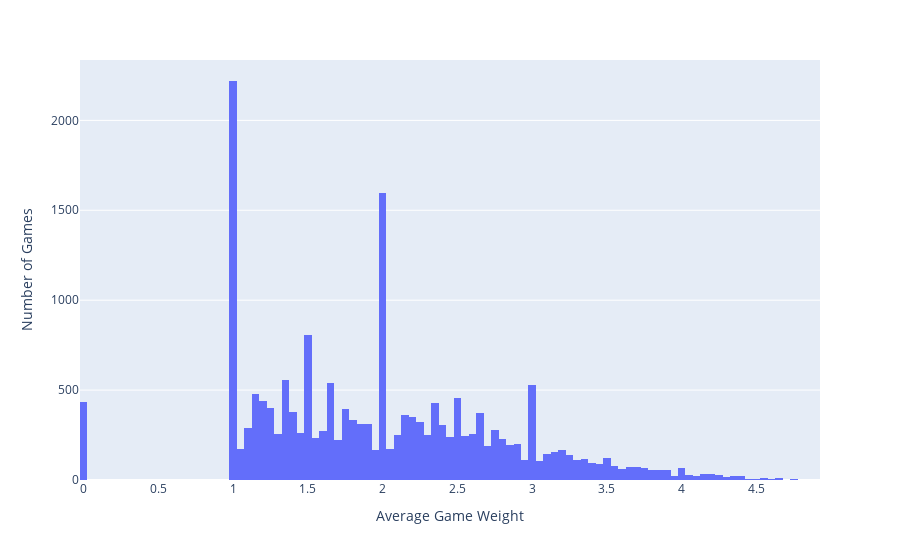

This figure's notebook cell:
### Markdown cell above
Weight is a personal opinion expressing how difficult the game is to play - "Weight" is not actually defined by BGG so different people have different ideas of what it means. The choices for Game Play Weight Are:
- 0 - Unrated 
- 1 - Light
- 2 - Medium Light 
- 3 - Medium
- 4 - Medium Heavy
- 5 - Heavy

### Code cell
fig = px.histogram(modern_boardgames_df, x= 'GameWeight')

fig.update_layout(
    xaxis_title_text='Average Game Weight', # xaxis label
    yaxis_title_text='Number of Games', # yaxis label
)

fig.show()

### Figure 1 — Plotly figure (JSON) as saved in the notebook; plotly's stock layout.template omitted (floating-point values rounded to 4 significant figures; data arrays with more than 128 entries replaced by an {"elided": "..."} marker saying what was removed)
{"data": [{"alignmentgroup": "True", "bingroup": "x", "hovertemplate": "GameWeight=%{x}<br>count=%{y}<extra></extra>", "legendgroup": "", "marker": {"color": "#636efa", "pattern": {"shape": ""}}, "name": "", "offsetgroup": "", "orientation": "v", "showlegend": false, "type": "histogram", "x": {"elided": "18920 float values"}, "xaxis": "x", "yaxis": "y"}], "layout": {"barmode": "relative", "legend": {"tracegroupgap": 0}, "margin": {"t": 60}, "xaxis": {"anchor": "y", "domain": [0, 1], "title": {"text": "Average Game Weight"}}, "yaxis": {"anchor": "x", "domain": [0, 1], "title": {"text": "Number of Games"}}}}
